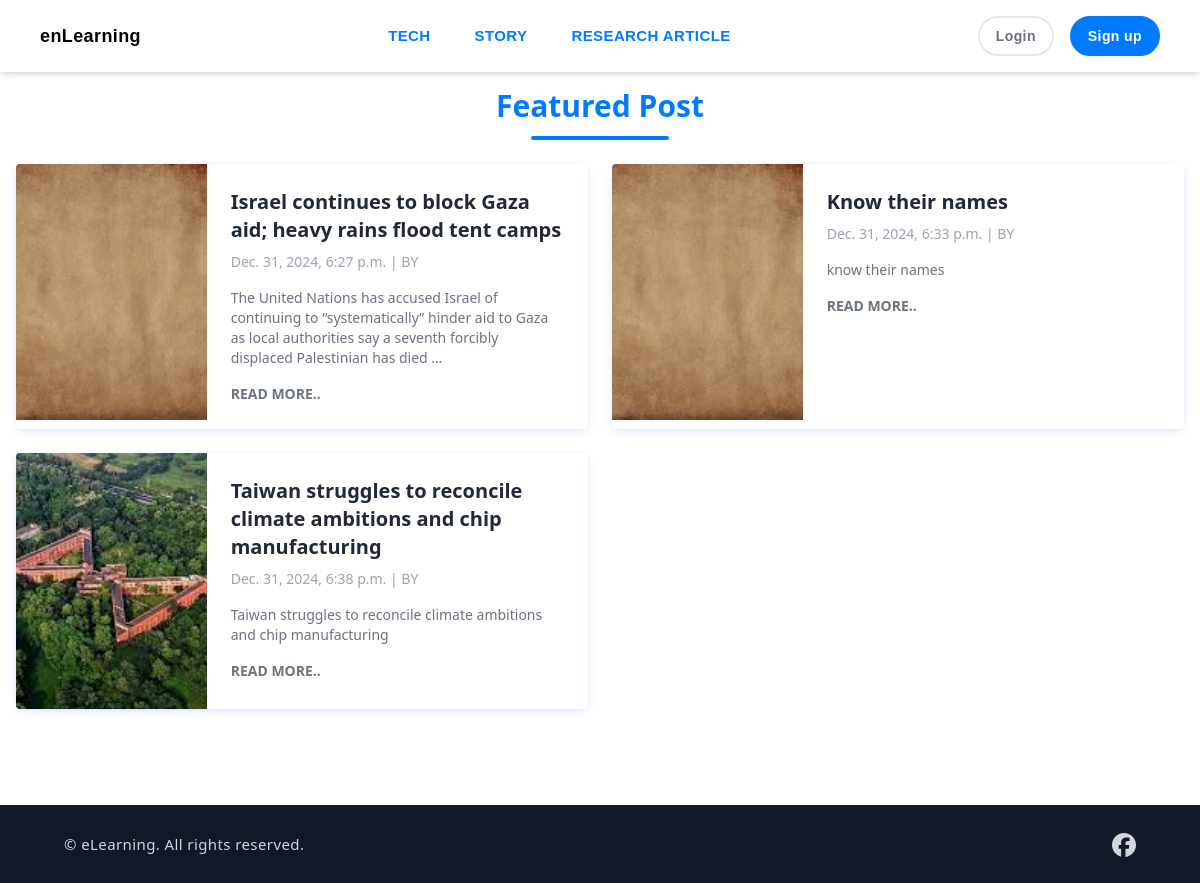
The page / on the database its author committed.
### blog/models.py (models this page shows, shortened)
class Category(models.Model):
    category_name = models.CharField(max_length=25, unique=True)
    created_at = models.DateTimeField(auto_now_add=True)
    updated_at = models.DateTimeField(auto_now=True)
    class Meta:
        verbose_name_plural = 'Categories'
    def __str__(self):
        return self.category_name

class Blog(models.Model):
    uuid = models.UUIDField(default=uuid.uuid4, editable=False, unique=True)
    author = models.ForeignKey('auth.User', on_delete=models.CASCADE)
    title = models.CharField(max_length=200)
    slug = models.SlugField(max_length=255, unique=True, allow_unicode=True)
    category = models.ForeignKey(Category, on_delete=models.CASCADE)
    short_description = models.CharField(max_length=255, blank=True, null=True)
    post = CKEditor5Field('Text', config_name='extends', blank=True, null=True)
    featured_image = models.ImageField(upload_to='featured_images/')
    created_at = models.DateTimeField(auto_now_add=True)
    updated_at = models.DateTimeField(auto_now=True)
    published_at = models.DateTimeField(auto_now=True)
    is_featured = models.BooleanField(default=False)
    grammar_check = models.BooleanField(default=False)
    is_approved = models.BooleanField(default=False)

class SocialMediaLink(models.Model):
    PLATFORM_CHOICES = [
        ('facebook', 'Facebook'),
        ('twitter', 'Twitter'),
        ('instagram', 'Instagram'),
        ('youtube', 'YouTube'),
        ('whatsapp', 'WhatsApp'),
        ('telegram', 'Telegram'),
        ('discord', 'Discord'),
        ('reddit', 'Reddit'),
    ]
    platform = models.CharField(max_length=25, choices=PLATFORM_CHOICES)
    url = models.URLField(max_length=250)
    svg_path = models.CharField(max_length=1000)

### en_learning/views.py (the view)
# urls.py: path('', views.index, name='index'),
def index(request):
    categories = Category.objects.all()
    social_media_links = SocialMediaLink.objects.all()
    category_posts = {
    category.category_name: category.blog_set.all()[:4]  # Fetch 4 posts per category
    for category in categories
    }
    featured_post_list = Blog.objects.filter(is_featured=True)[:5]
    context = {
        'categories': categories,
        'featured_post_list': featured_post_list,
        'social_media_links': social_media_links,
    }
    return render(request, 'blog/homepage.html', context)

### blog/context_processors.py (called while the page is built)
def get_categories(request):
    categories = Category.objects.all()
    return dict(categories=categories)

def get_social_media_links(request):
    social_media_links = SocialMediaLink.objects.all()
    return dict(social_media_links=social_media_links)

### templates/blog/homepage.html (shortened to what this page needs)
{% extends 'layout.html' %}
{% load static %}
{% block content %}
<div class="bg-white font-sans p-4">
  <div class="max-w-7xl max-lg:max-w-3xl mx-auto">
    <div class="text-center">
      <h2 class="md:text-3xl text-xl font-bold md:font-extrabold text-primary inline-block relative after:absolute after:w-4/6 after:h-1 after:left-0 after:right-0 after:-bottom-4 after:mx-auto after:bg-primary after:rounded-full">
        Featured Post
      </h2>
    </div>
    <div class="grid grid-cols-1 md:grid-cols-2 gap-6 mt-10">
      {% for post in featured_post_list %}
        <div class="flex max-lg:flex-col bg-white cursor-pointer rounded overflow-hidden shadow-[0_2px_10px_-3px_rgba(6,81,237,0.3)] hover:scale-[1.03] transition-all duration-300">
          <div class="h-64 lg:w-1/3">
            <img src="{{ post.featured_image.url }}" alt="{{ post.short_description }}" class="w-full h-full object-cover" />
          </div>
          <div class="p-6 lg:w-2/3">
            <h3 class="text-xl font-bold text-gray-800">{{ post.title }}</h3>
            <span class="text-sm block text-gray-400 mt-2">{{ post.published_at }} | BY {{ post.author.first_name }} {{ post.author.last_name }}</span>
            <p class="text-sm text-gray-500 mt-4"> {{ post.short_description | truncatewords:25 }} </p>
            <a href="{% url 'post_detail' post.category post.uuid %}" class="mt-4 inline-block text-secondary font-semibold text-sm hover:underline">READ MORE..</a>
          </div>
        </div>
      {% endfor %}
    </div>
  </div>
</div>
<div class="bg-white sm:px-6 px-4 py-10 font-sans">
</div>
{% endblock %}

### templates/layout.html (shortened to what this page needs)
{% load static %}
<!DOCTYPE html>
<html lang="en">
<head>
    <link href="{% static 'css/output.css' %}" rel="stylesheet">
</head>
<body>
    {% include "includes/header.html" %}
    <main class="flex-grow">
        {% block content %}{% endblock %}
    </main>
    {% include "includes/footer.html" %}

### templates/includes/header.html (shortened to what this page needs)
{% load static %}
<header class='flex shadow-md py-4 px-4 sm:px-10 bg-white font-[sans-serif] min-h-[70px] tracking-wide relative z-50'>
  <div class='flex flex-wrap items-center justify-between gap-5 w-full'>
    <a href="{% url 'index' %}" class="max-sm:hidden">
      <h1 class="text-lg text font-extrabold">enLearning</h1>
    </a>
    <div id="collapseMenu"
      class='max-lg:hidden lg:!block max-lg:before:fixed max-lg:before:bg-black max-lg:before:opacity-50 max-lg:before:inset-0 max-lg:before:z-50'>
      <ul
        class='lg:flex gap-x-5 max-lg:space-y-3 max-lg:fixed max-lg:bg-white max-lg:w-1/2 max-lg:min-w-[300px] max-lg:top-0 max-lg:left-0 max-lg:p-6 max-lg:h-full max-lg:shadow-md max-lg:overflow-auto z-50'>
        {% for category in categories %}
        <li class='max-lg:border-b border-gray-300 max-lg:py-3 px-3'>
          <a href='{% url 'post_by_category' category.category_name %}'
            class='hover:text-[#007bff] text-[#007bff] block font-semibold text-[15px]'>{{ category.category_name }}</a>
        </li>
        {% endfor %}
      </ul>
    </div>
    <div class='flex max-lg:ml-auto space-x-4'>
      {% if user.is_authenticated %}
        <form method="post" action="{% url 'logout' %}">
          {% csrf_token %}
          <button
            class='px-4 py-2 text-sm rounded-full font-bold text-white border-2 border-[#007bff] bg-[#007bff] transition-all ease-in-out duration-300 hover:bg-transparent hover:text-[#007bff]'>
            Log out
          </button>
        </form>
        <a href="/admin/">
          <button
            class='px-4 py-2 text-sm rounded-full font-bold text-white border-2 border-[#28a745] bg-[#28a745] transition-all ease-in-out duration-300 hover:bg-transparent hover:text-[#28a745]'>
            Panel
          </button>
        </a>
      {% else %}
        <a href="{% url 'login' %}">
          <button
            class='px-4 py-2 text-sm rounded-full font-bold text-gray-500 border-2 bg-transparent hover:bg-gray-50 transition-all ease-in-out duration-300'>
            Login
          </button>
        </a>
        <a href="{% url 'register' %}">
          <button
            class='px-4 py-2 text-sm rounded-full font-bold text-white border-2 border-[#007bff] bg-[#007bff] transition-all ease-in-out duration-300 hover:bg-transparent hover:text-[#007bff]'>
            Sign up
          </button>
        </a>
      {% endif %}
    </div>
  </div>
</header>

### templates/includes/footer.html (shortened to what this page needs)
{% load static %}
<footer class="bg-gray-900 text-gray-300 py-6 px-16 font-sans tracking-wide">
      <div class="flex justify-between items-center max-lg:flex-col text-center flex-wrap gap-4">
        <p class="text-[15px] leading-loose">© eLearning. All rights reserved.</p>
            <ul class="flex gap-4">
              {% for link in social_media_links %}
                <li><a href="{{ link.url }}" target="_blank">
                  <svg xmlns="http://www.w3.org/2000/svg" fill="none" class="fill-gray-300 inline hover:fill-white w-6 h-6"
                    viewBox="0 0 24 24">
                      {{ link.svg_path|safe }}
                  </svg></a>
                </li>
              {% endfor %}
            </ul>
      </div>
</footer>
</body>
</html>

### rows shown on the page
Category: category_name "TECH"
Category: category_name "STORY"
Category: category_name "RESEARCH ARTICLE"
Blog: featured_image (picture), title "Israel continues to block Gaza aid; heavy rains flood tent camps", published_at "Dec. 31, 2024, 6:27 p.m.", short_description "The United Nations has accused Israel of continuing to “systematically” hinder aid to Gaza as local authorities say a seventh forcibly displaced Palestinian has died …"
Blog: featured_image (picture), title "Know their names", published_at "Dec. 31, 2024, 6:33 p.m.", short_description "know their names"
Blog: featured_image (picture), title "Taiwan struggles to reconcile climate ambitions and chip manufacturing", published_at "Dec. 31, 2024, 6:38 p.m.", short_description "Taiwan struggles to reconcile climate ambitions and chip manufacturing"
